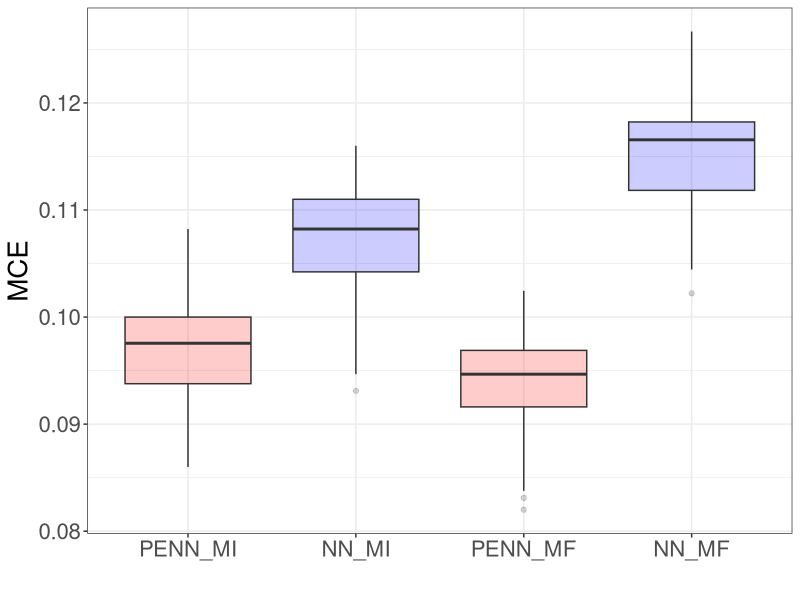

Reproduce this figure in R.
library(ggplot2)
library(tidyr)

PENN_MI = c(0.09977778047323227, 0.08933333307504654, 0.09333333373069763, 0.09755555540323257, 0.09355555474758148, 0.09577777981758118, 0.10822222381830215, 0.0860000029206276, 0.10155555605888367, 0.09844444692134857, 0.09977778047323227, 0.10088889300823212, 0.09488888829946518, 0.09577777981758118, 0.10511111468076706, 0.09955555945634842, 0.10444444417953491, 0.09777777642011642, 0.10000000149011612, 0.09066666662693024, 0.09377777576446533, 0.08933333307504654, 0.10511111468076706, 0.10000000149011612, 0.09822222590446472, 0.09533333778381348, 0.10000000149011612, 0.09111110866069794, 0.09888888895511627, 0.09111110866069794, 0.09333333373069763, 0.09577777981758118, 0.09022222459316254, 0.09955555945634842, 0.09377777576446533, 0.10288888961076736, 0.09688889235258102, 0.10088889300823212, 0.10422222316265106, 0.10000000149011612, 0.09422222524881363, 0.09911110997200012, 0.09088888764381409, 0.09755555540323257, 0.10177777707576752, 0.09577777981758118, 0.09155555814504623, 0.10044444352388382, 0.09444444626569748, 0.09533333778381348) 

NN_MI = c(0.108444444835186, 0.09755555540323257, 0.10599999874830246, 0.1120000034570694, 0.11266666650772095, 0.10533333569765091, 0.1142222210764885, 0.09755555540323257, 0.1102222204208374, 0.10822222381830215, 0.1124444454908371, 0.11266666650772095, 0.10822222381830215, 0.10488889366388321, 0.10577777773141861, 0.10822222381830215, 0.109333336353302, 0.11133333295583725, 0.1080000028014183, 0.09311111271381378, 0.1097777783870697, 0.09466666728258133, 0.1111111119389534, 0.10311111062765121, 0.11600000411272049, 0.10155555605888367, 0.1124444454908371, 0.10155555605888367, 0.10955555737018585, 0.10400000214576721, 0.10222222656011581, 0.1106666699051857, 0.10755555331707001, 0.11222222447395325, 0.10688889026641846, 0.11577777564525604, 0.10866666585206985, 0.109333336353302, 0.1102222204208374, 0.1120000034570694, 0.10133333504199982, 0.11400000005960464, 0.10044444352388382, 0.1106666699051857, 0.10688889026641846, 0.10400000214576721, 0.10177777707576752, 0.10777778178453445, 0.10533333569765091, 0.1102222204208374) 

PENN_MF = c(0.09755555540323257, 0.09244444221258163, 0.09244444221258163, 0.09288889169692993, 0.09577777981758118, 0.09755555540323257, 0.09799999743700027, 0.08311111479997635, 0.09755555540323257, 0.09511110931634903, 0.09444444626569748, 0.09733333438634872, 0.09111110866069794, 0.09488888829946518, 0.09733333438634872, 0.09466666728258133, 0.09044444561004639, 0.09355555474758148, 0.09511110931634903, 0.0837777778506279, 0.09244444221258163, 0.0820000022649765, 0.10111111402511597, 0.09066666662693024, 0.09622222185134888, 0.08822222054004669, 0.09888888895511627, 0.09288889169692993, 0.09799999743700027, 0.08888889104127884, 0.09400000423192978, 0.09577777981758118, 0.08933333307504654, 0.09688889235258102, 0.08955555409193039, 0.09688889235258102, 0.09644444286823273, 0.10244444757699966, 0.09466666728258133, 0.09533333778381348, 0.09155555814504623, 0.09822222590446472, 0.09088888764381409, 0.09511110931634903, 0.09844444692134857, 0.09377777576446533, 0.08777777850627899, 0.09577777981758118, 0.09400000423192978, 0.09177777916193008) 

NN_MF = c(0.11555555462837219, 0.12000000476837158, 0.11600000411272049, 0.1137777790427208, 0.11688888818025589, 0.1106666699051857, 0.12266666442155838, 0.10533333569765091, 0.12666666507720947, 0.11822222173213959, 0.12222222238779068, 0.1124444454908371, 0.12133333832025528, 0.11666666716337204, 0.1128888875246048, 0.12155555933713913, 0.11177778244018555, 0.12066666781902313, 0.11444444209337234, 0.10222222656011581, 0.11844444274902344, 0.1097777783870697, 0.11755555868148804, 0.12022222578525543, 0.11222222447395325, 0.11688888818025589, 0.11666666716337204, 0.1115555539727211, 0.11777777969837189, 0.109333336353302, 0.1106666699051857, 0.1097777783870697, 0.10955555737018585, 0.12022222578525543, 0.10711111128330231, 0.11733333766460419, 0.11644444614648819, 0.11866667121648788, 0.11777777969837189, 0.11533333361148834, 0.11622222512960434, 0.11755555868148804, 0.10444444417953491, 0.11955555528402328, 0.11688888818025589, 0.1106666699051857, 0.1120000034570694, 0.11822222173213959, 0.1133333370089531, 0.11666666716337204) 

Excess_Risk = data.frame('PENN_MI' = PENN_MI, 'NN_MI' = NN_MI,
                         'PENN_MF' = PENN_MF, 'NN_MF' = NN_MF)
df_long = Excess_Risk %>%
  pivot_longer(cols = everything(), names_to = "Variable", values_to = "Value")
df_long$Variable = factor(df_long$Variable, levels = c('PENN_MI', 'NN_MI', 'PENN_MF', 'NN_MF'))

ggplot(df_long, aes(x=Variable, y=Value, fill=Variable)) + geom_boxplot(alpha=0.2) + 
  xlab("") + ylab("MCE") + theme_bw() + theme(legend.position = "none", text = element_text(size = 20)) + 
  scale_fill_manual(values = c('PENN_MI' = 'red', 'NN_MI' = 'blue', 'PENN_MF' = 'red', 
                               'NN_MF' = 'blue'))